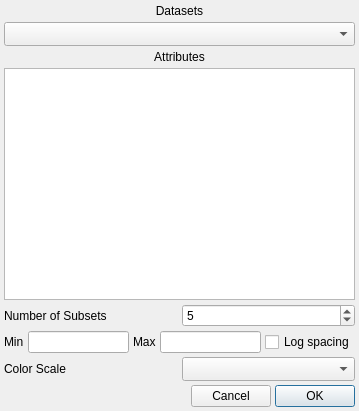
<?xml version="1.0" encoding="UTF-8"?>
<ui version="4.0">
 <class>SubsetFacet</class>
 <widget class="QDialog" name="SubsetFacet">
  <property name="geometry">
   <rect>
    <x>0</x>
    <y>0</y>
    <width>359</width>
    <height>411</height>
   </rect>
  </property>
  <property name="windowTitle">
   <string>Subset Facet</string>
  </property>
  <layout class="QVBoxLayout" name="verticalLayout" stretch="0,0,0,0,0,0,0,0">
   <property name="spacing">
    <number>4</number>
   </property>
   <property name="leftMargin">
    <number>4</number>
   </property>
   <property name="topMargin">
    <number>4</number>
   </property>
   <property name="rightMargin">
    <number>4</number>
   </property>
   <property name="bottomMargin">
    <number>4</number>
   </property>
   <item>
    <widget class="QLabel" name="label_5">
     <property name="text">
      <string>Datasets</string>
     </property>
     <property name="alignment">
      <set>Qt::AlignCenter</set>
     </property>
    </widget>
   </item>
   <item>
    <widget class="QComboBox" name="combosel_data">
     <property name="sizeAdjustPolicy">
      <enum>QComboBox::AdjustToMinimumContentsLengthWithIcon</enum>
     </property>
    </widget>
   </item>
   <item>
    <widget class="QLabel" name="label_6">
     <property name="layoutDirection">
      <enum>Qt::LeftToRight</enum>
     </property>
     <property name="text">
      <string>Attributes</string>
     </property>
     <property name="alignment">
      <set>Qt::AlignCenter</set>
     </property>
    </widget>
   </item>
   <item>
    <widget class="QListWidget" name="listsel_att">
     <property name="toolTip">
      <string>The attributes associated with this data set</string>
     </property>
    </widget>
   </item>
   <item>
    <layout class="QHBoxLayout" name="horizontalLayout_5">
     <item>
      <widget class="QLabel" name="label">
       <property name="text">
        <string>Number of Subsets</string>
       </property>
      </widget>
     </item>
     <item>
      <widget class="QSpinBox" name="value_steps">
       <property name="maximum">
        <number>100</number>
       </property>
       <property name="value">
        <number>5</number>
       </property>
      </widget>
     </item>
    </layout>
   </item>
   <item>
    <layout class="QHBoxLayout" name="horizontalLayout_4">
     <item>
      <widget class="QLabel" name="label_3">
       <property name="text">
        <string>Min</string>
       </property>
      </widget>
     </item>
     <item>
      <widget class="QLineEdit" name="valuetext_v_min"/>
     </item>
     <item>
      <widget class="QLabel" name="label_4">
       <property name="text">
        <string>Max</string>
       </property>
      </widget>
     </item>
     <item>
      <widget class="QLineEdit" name="valuetext_v_max"/>
     </item>
     <item>
      <widget class="QCheckBox" name="bool_log">
       <property name="text">
        <string>Log spacing</string>
       </property>
      </widget>
     </item>
    </layout>
   </item>
   <item>
    <layout class="QHBoxLayout" name="horizontalLayout">
     <item>
      <widget class="QLabel" name="label_2">
       <property name="text">
        <string>Color Scale</string>
       </property>
      </widget>
     </item>
     <item>
      <widget class="QColormapCombo" name="combodata_cmap">
       <property name="sizeAdjustPolicy">
        <enum>QComboBox::AdjustToMinimumContentsLengthWithIcon</enum>
       </property>
      </widget>
     </item>
    </layout>
   </item>
   <item>
    <layout class="QHBoxLayout" name="horizontalLayout_6">
     <item>
      <spacer name="horizontalSpacer">
       <property name="orientation">
        <enum>Qt::Horizontal</enum>
       </property>
       <property name="sizeHint" stdset="0">
        <size>
         <width>40</width>
         <height>20</height>
        </size>
       </property>
      </spacer>
     </item>
     <item>
      <widget class="QPushButton" name="button_cancel">
       <property name="text">
        <string>Cancel</string>
       </property>
      </widget>
     </item>
     <item>
      <widget class="QPushButton" name="button_ok">
       <property name="text">
        <string>OK</string>
       </property>
       <property name="default">
        <bool>true</bool>
       </property>
      </widget>
     </item>
    </layout>
   </item>
  </layout>
 </widget>
 <customwidgets>
  <customwidget>
   <class>QColormapCombo</class>
   <extends>QComboBox</extends>
   <header>glue_qt.utils.qt.colors</header>
  </customwidget>
 </customwidgets>
 <resources/>
 <connections/>
</ui>
